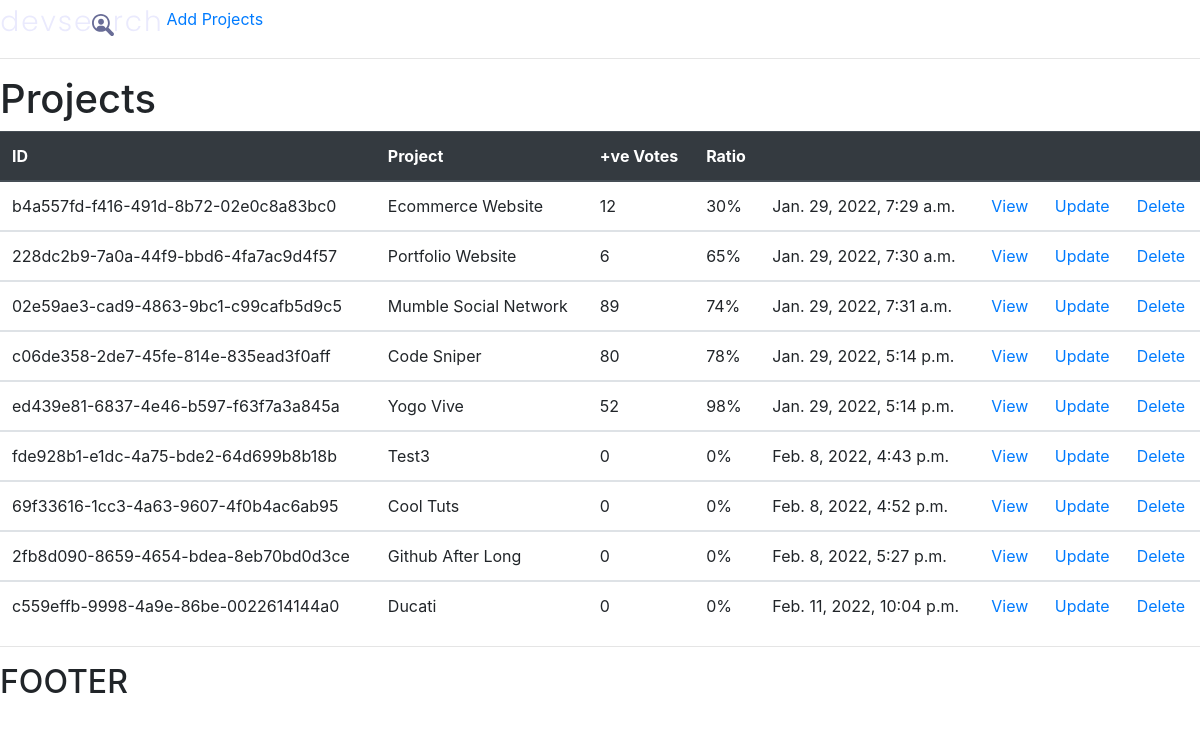
The page / on the database its author committed.
### projects/models.py (models this page shows, shortened)
class Project(models.Model):
    title = models.CharField( max_length=200)
    description = models.TextField(null=True, blank=True)
    featured_image = models.ImageField(null=True, blank=True, default="default.jpg")
    demo_link = models.CharField(max_length=2000, null=True, blank=True)
    source_link = models.CharField(max_length=2000, null=True, blank=True)
    tags = models.ManyToManyField('Tag', blank=True)
    vote_total = models.IntegerField(default=0, null=True, blank=True)
    vote_ratio = models.IntegerField(default=0, null=True, blank=True)
    created = models.DateTimeField(auto_now_add=True)
    id = models.UUIDField(default=uuid.uuid4, unique=True, primary_key=True, editable=False)

### projects/views.py (the view)
# urls.py: path( '', include('projects.urls'))
def projects(request):
    projects = Project.objects.all()
    context = {'projects': projects}
    return render(request, 'projects/projects.html', context)

### projects/templates/projects/projects.html
{% extends 'main.html' %}
{% block content %}
<h1>Projects</h1>
<table class="table">
    <thead class="thead-dark">
    <tr>
        <th scope="col"> ID </th>
        <th scope="col"> Project </th>
        <th scope="col"> +ve Votes </th>
        <th scope="col"> Ratio </th>
        <th scope="col"></th>
        <th scope="col"></th>
        <th scope="col"></th>
        <th scope="col"></th>
    </tr>
    </thead>
    {% for project in projects %}
    <tbody>
    <tr>
        <td> {{project.id}} </td>
        <td> {{project.title}} </td>
        <td> {{project.vote_total}} </td>
        <td> {{project.vote_ratio}}% </td>
        <td> {{project.created}} </td>
       <td><a href="{% url 'project' project.id %}"> View</a></td>
       <td><a href="{% url 'update-project' project.id %}"> Update </a></td>
       <td><a href="{% url 'delete-project' project.id %}"> Delete </a></td>
    </tr>
    {% endfor %}
</tbody>
</table>
{% endblock content %}

### rows shown on the page
Project: id "b4a557fd-f416-491d-8b72-02e0c8a83bc0", title "Ecommerce Website", vote_total "12", vote_ratio "30", created "Jan. 29, 2022, 7:29 a.m."
Project: id "228dc2b9-7a0a-44f9-bbd6-4fa7ac9d4f57", title "Portfolio Website", vote_total "6", vote_ratio "65", created "Jan. 29, 2022, 7:30 a.m."
Project: id "02e59ae3-cad9-4863-9bc1-c99cafb5d9c5", title "Mumble Social Network", vote_total "89", vote_ratio "74", created "Jan. 29, 2022, 7:31 a.m."
Project: id "c06de358-2de7-45fe-814e-835ead3f0aff", title "Code Sniper", vote_total "80", vote_ratio "78", created "Jan. 29, 2022, 5:14 p.m."
Project: id "ed439e81-6837-4e46-b597-f63f7a3a845a", title "Yogo Vive", vote_total "52", vote_ratio "98", created "Jan. 29, 2022, 5:14 p.m."
Project: id "fde928b1-e1dc-4a75-bde2-64d699b8b18b", title "Test3", vote_total "0", vote_ratio "0", created "Feb. 8, 2022, 4:43 p.m."
Project: id "69f33616-1cc3-4a63-9607-4f0b4ac6ab95", title "Cool Tuts", vote_total "0", vote_ratio "0", created "Feb. 8, 2022, 4:52 p.m."
Project: id "2fb8d090-8659-4654-bdea-8eb70bd0d3ce", title "Github After Long", vote_total "0", vote_ratio "0", created "Feb. 8, 2022, 5:27 p.m."
Project: id "c559effb-9998-4a9e-86be-0022614144a0", title "Ducati", vote_total "0", vote_ratio "0", created "Feb. 11, 2022, 10:04 p.m."
